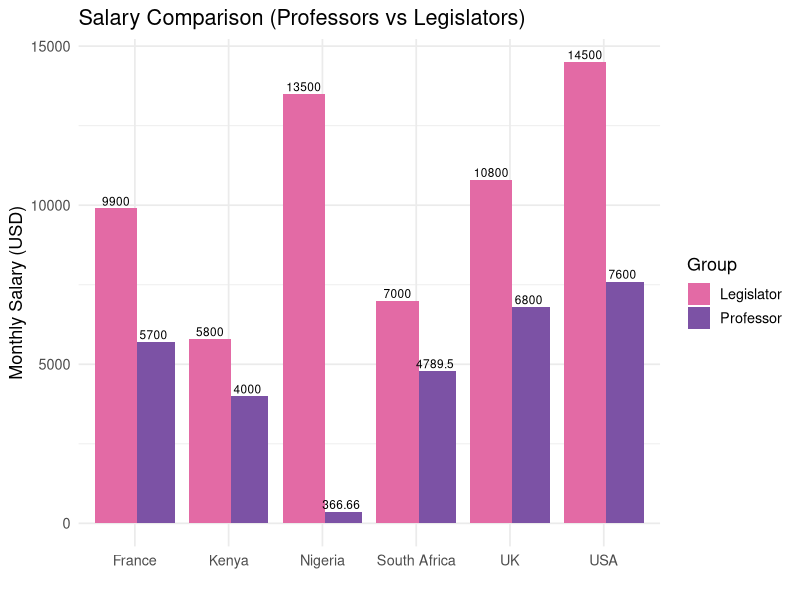
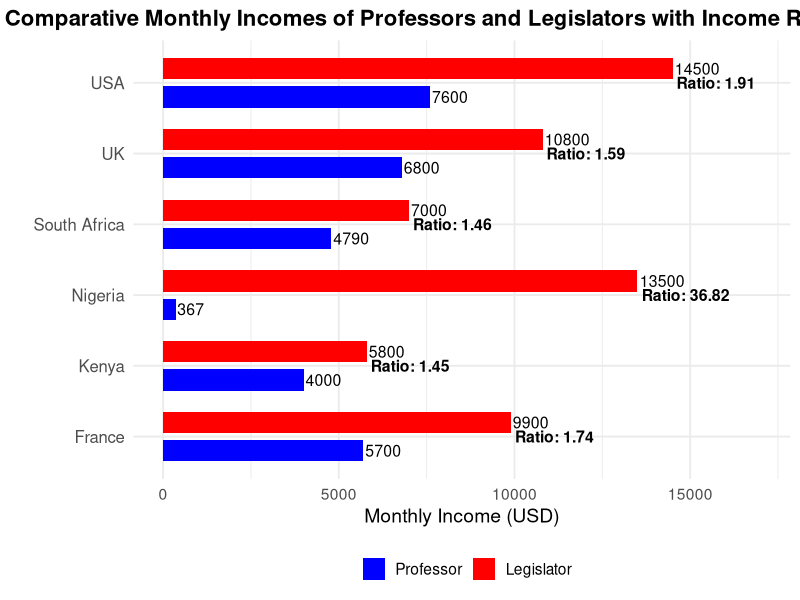
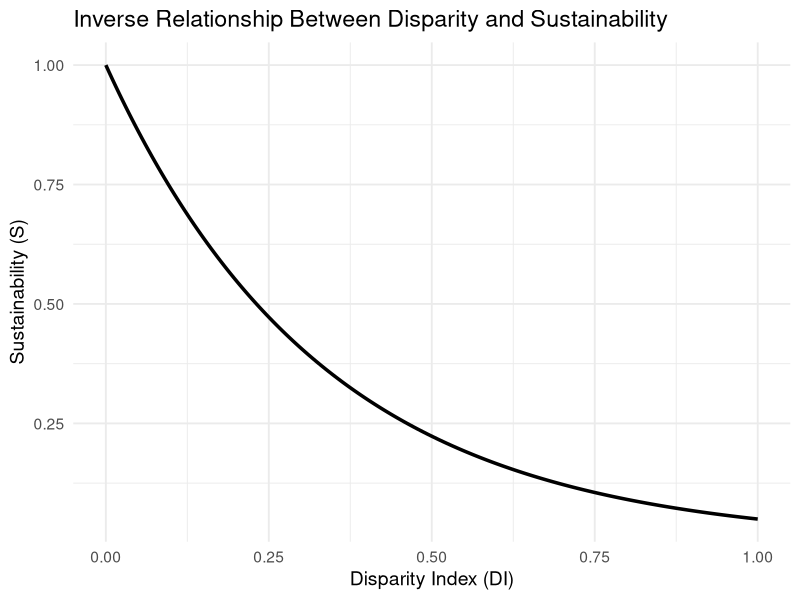

These figures' R source, in order:
library(ggplot2)
library(dplyr)
library(tidyr)

# --- Data ---
df1 <- data.frame(
  Country = c("Nigeria", "South Africa", "Kenya", "USA", "UK", "France"),
  Professor = c(366.66, 4789.5, 4000, 7600, 6800, 5700),
  Legislator = c(13500, 7000, 5800, 14500, 10800, 9900)
)

# Convert to long format
df1_long <- df1 %>%
  pivot_longer(cols = c("Professor", "Legislator"), 
               names_to = "Group", values_to = "Salary")

# --- Plot ---
ggplot(df1_long, aes(x = Country, y = Salary, fill = Group)) +
  geom_bar(stat = "identity", position = position_dodge(width = 0.8)) +
  geom_text(aes(label = Salary),
            position = position_dodge(width = 0.8),
            vjust = -0.3, size = 3) +
  scale_fill_manual(values = c("Professor"="#7C52A5", "Legislator"="#E36AA5")) +
  labs(
    title = "Salary Comparison (Professors vs Legislators)",
    y = "Monthly Salary (USD)", x = ""
  ) +
  theme_minimal(base_size = 13)





library(tidyverse)

# --- Data ---
df <- tibble(
  Country = c("Nigeria", "South Africa", "Kenya", "USA", "UK", "France"),
  Professor = c(366.66, 4789.5, 4000, 7600, 6800, 5700),
  Legislator = c(13500, 7000, 5800, 14500, 10800, 9900)
)

# --- Compute Ratios ---
df <- df %>% mutate(Ratio = round(Legislator / Professor, 2))

# --- Convert to long format for grouped bars ---
df_long <- df %>%
  pivot_longer(cols = c("Professor", "Legislator"),
               names_to = "Group",
               values_to = "Income") %>%
  mutate(Group = factor(Group, levels = c("Professor", "Legislator")))

# --- Plot ---
ggplot(df_long, aes(x = Income, y = Country, fill = Group)) +
  
  # Horizontal bars
  geom_col(position = position_dodge(width = 0.8), width = 0.6) +
  
  # Values inside bars
  geom_text(
    aes(label = round(Income, 0)),
    position = position_dodge(width = 0.8),
    hjust = -0.05, size = 4
  ) +
  
  # Ratio labels for Legislators
  geom_text(
    data = df,
    inherit.aes = FALSE,
    aes(x = Legislator, y = Country, label = paste0("Ratio: ", Ratio)),
    hjust = -0.05, size = 4, fontface = "bold"
  ) +
  
  # Colors
  scale_fill_manual(values = c("Professor" = "blue", "Legislator" = "red")) +
  
  # Axis limits
  xlim(0, 17000) +
  
  # Labels and title
  labs(
    title = "Comparative Monthly Incomes of Professors and Legislators with Income Ratios (Li/Pi)",
    x = "Monthly Income (USD)",
    y = "",
    fill = ""
  ) +
  
  # Theme
  theme_minimal(base_size = 14) +
  theme(
    plot.title = element_text(face = "bold", hjust = 0.5, size = 16),
    legend.position = "bottom",
    axis.text.y = element_text(size = 12)
  )

# --- Create DI sequence and sustainability ---
DI <- seq(0, 1, length.out = 200)
S <- exp(-3 * DI)
df3 <- data.frame(DI = DI, S = S)

# --- Plot ---
ggplot(df3, aes(x = DI, y = S)) +
  geom_line(size = 1.2) +
  labs(
    title = "Inverse Relationship Between Disparity and Sustainability",
    x = "Disparity Index (DI)",
    y = "Sustainability (S)"
  ) +
  theme_minimal(base_size = 14)
